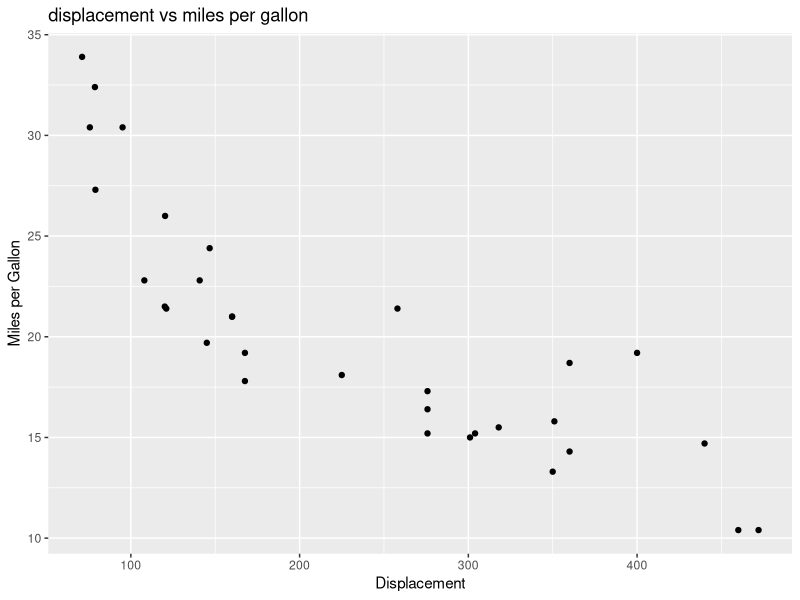
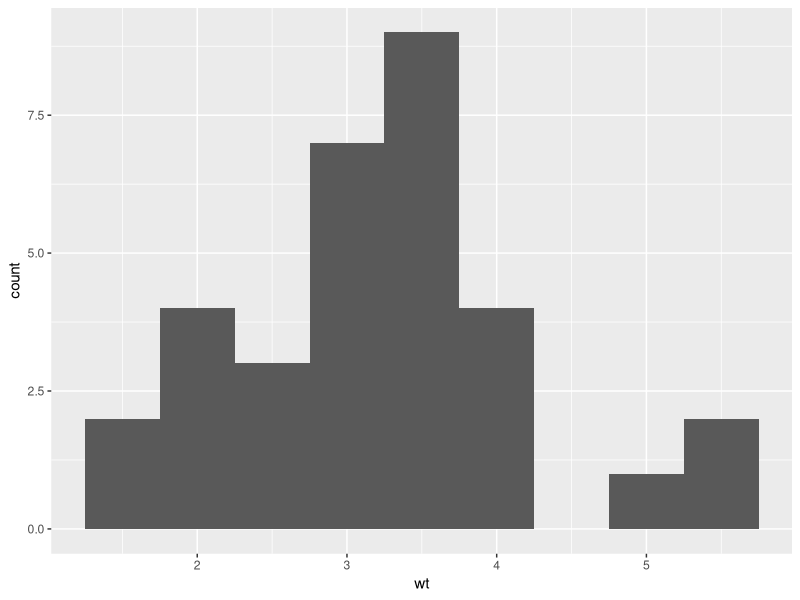

These figures' R source, in order:
library(datasets)

data(mtcars)

head(mtcars, 5)

library(ggplot2)

ggplot(aes(x=disp,y=mpg),data=mtcars)+geom_point()+ggtitle("displacement vs miles per gallon") + labs(x = "Displacement", y = "Miles per Gallon")


#make vs a factor
mtcars$vs <- as.factor(mtcars$vs)

ggplot(aes(x=wt),data=mtcars) + geom_histogram(binwidth=0.5)
